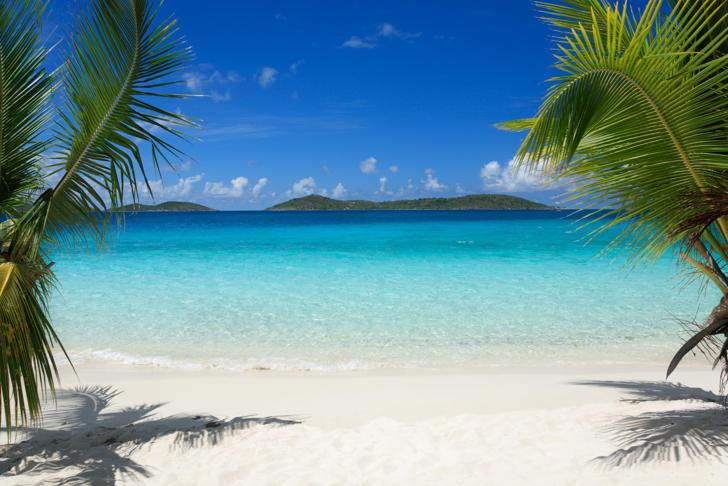
%> input picture image processing/binarize an image (segmentation)/fond_plage.jpg, 728 x 486 px
$ octave manchot_a__la_plage.m   (GNU Octave 9; MATLAB toolbox functions it lacks are replaced by stand-ins)
%> lines starting %> are read from the running program, lines starting %| are printed output that depends on the picture; in (x1, y1, x2, y2) boxes, pixels count from 0 and x2, y2 are one past the last pixel; in counts of white or black regions, pixels touching at a corner belong together; the program's own positions count from 1
pkg load image % pour le traitement d’image
close all
clear all
figure
plage_rgb=imread("fond_plage.jpg");
%> plage_rgb is the input picture: size 486x728x3 uint8; mean R, G, B 107.3, 147.8, 159.9
subplot(2,2,1);imshow(plage_rgb);

manchots_rgb=imread("manchots.jpg");
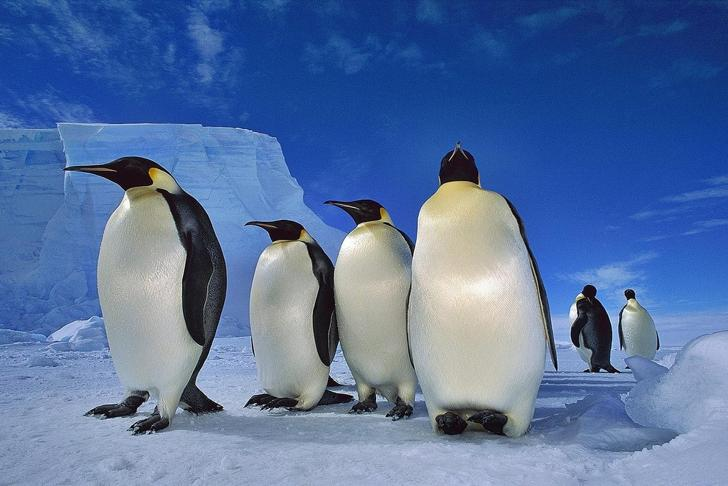
%> input picture image processing/binarize an image (segmentation)/manchots.jpg, 728 x 486 px
%> manchots_rgb is the input picture: size 486x728x3 uint8; mean R, G, B 86.9, 114.1, 160.3
subplot(2,2,2);imshow(manchots_rgb);

manchots_ycbcr = rgb2ycbcr(manchots_rgb);
%> manchots_ycbcr: size 486x728x3 uint8; mean of channels 1, 2, 3 111.5, 152.4, 112.8
Y = manchots_ycbcr(:, :, 1);
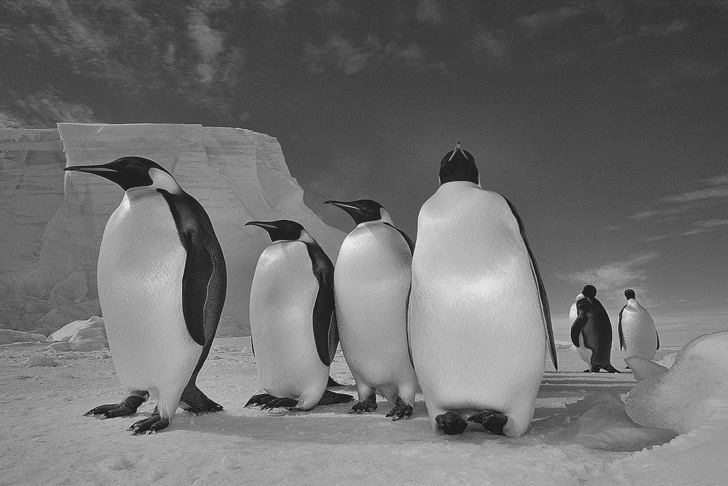
%> Y: size 486x728 uint8; min 16, max 235, mean 111.5
Cb = manchots_ycbcr(:, :, 2);
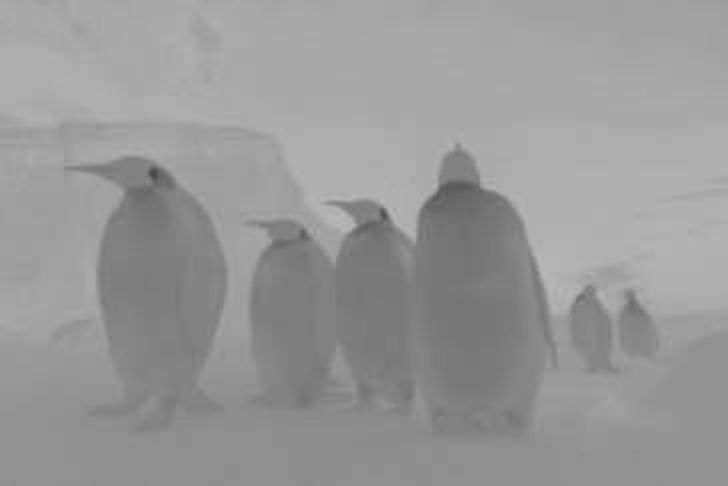
%> Cb: size 486x728 uint8; min 68, max 187, mean 152.4
Cr = manchots_ycbcr(:, :, 2);

%% on cherche quelle composente choisir pour segmenter t quelle valeur prendre.
figure
subplot(1,2,1);  %On s interresse a la composante bleu Cb il y a un fort contratre entre le fond et les manchots
imshow(Cb);

subplot(1,2,2);
hist(Cb);
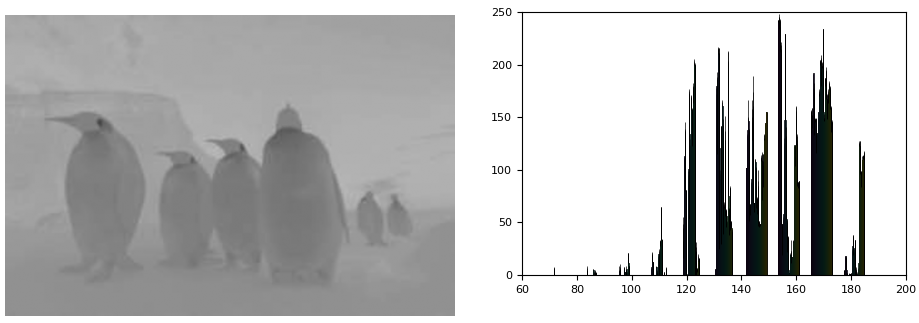
%> figure redrawn from the program's plot data, 2 panels

%% binarization
blue_min = 142;
index_manchots = (find(manchots_ycbcr(:, :, 2) < blue_min))';
%> index_manchots = 96284 values from 31758 to 319652
[ligne, colone, color] = size(manchots_rgb);
%> ligne = 486; colone = 728; color = 3
manchots_mask = zeros(ligne, colone);
manchots_mask(index_manchots) = 1;
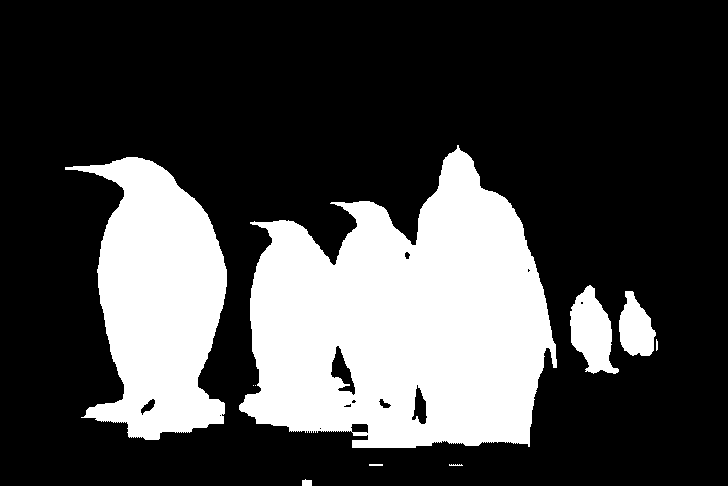
%> manchots_mask: size 486x728 double; values 0 (black) and 1 (white), 27.2% white; 10 white regions (2 under 20 px), largest, box (x1, y1, x2, y2) and area: (239, 145, 557, 448) 64069, (65, 157, 227, 440) 27831, (570, 285, 619, 374) 2626

figure
imshow(manchots_mask)

%% coller le mask des machot sur la plage
% "not" permet d inverser notre matrice

plage_avec_manchot_rgb = uint8 (manchots_mask) .* manchots_rgb + uint8 (not (manchots_mask)) .* plage_rgb;
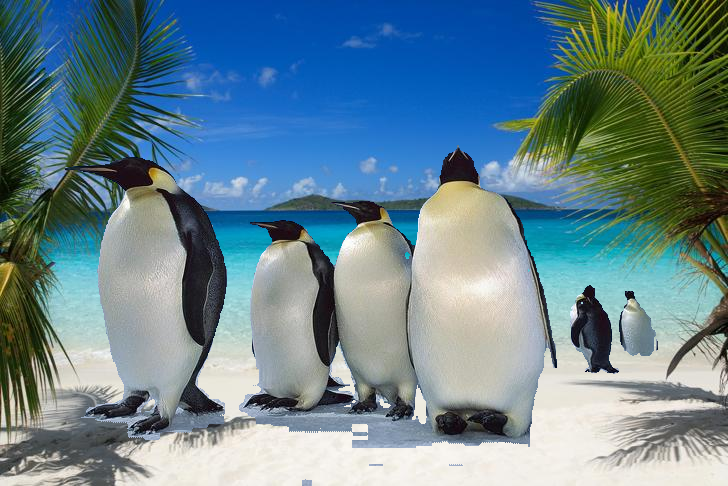
%> plage_avec_manchot_rgb: size 486x728x3 uint8; mean R, G, B 104.5, 133.1, 143.1

figure
imshow(plage_avec_manchot_rgb)
